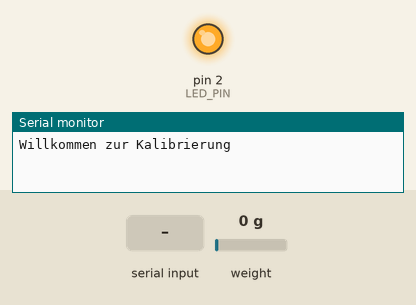
The sketch below on a simulated Arduino Uno, built with avr-gcc and run on an emulated ATmega328P. Parts: output pins drawn as LEDs (lit = HIGH), the last lines printed to the serial monitor. The test bench sets the inputs (shaded band); at power-on: weight on the scale 0 g.

Above: at 0.1 s.
At 2.2 s:
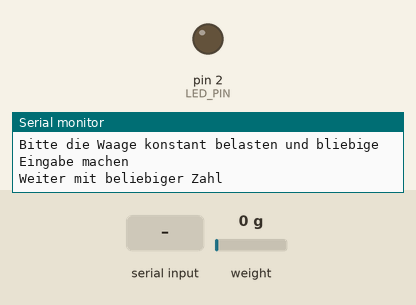
2.3 s: "90,45\n" received over Serial
3.8 s: byte 10 ('\n') received over Serial
Timing chart, 0 to 6.8 s (numbered marks = the images above; inputs shaded):
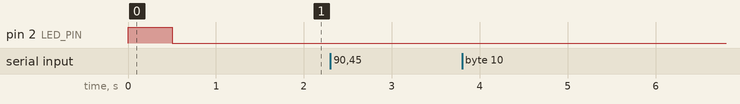

The sketch:

HX711_INIT.ino
```cpp
/*
 * CoffeeGuard Initialisierung by Ramon Hofer Kraner und OST Fachhochschule
 *
 * Dieser Sketch hilft beim Einrichten der CoffeeGuard Waage.
 * Es müssen die beiden Parameter
 *
 * Basisgewicht
 * Umrechungsfaktor
 *
 * bestimmt werden.
 *
 * Dieser Sketch basiert zu grossen Teilen auf Code von anderen.
 * Es wurden diverse Libraries und Funktionen von folgenden Ressourcen genutzt:
 *
 * 1) HX711 Library by Bogdan Necula:        https://github.com/bogde/HX711
 * 2) ESP Board installieren:
      Add the following 3rd party board manager under "File -> Preferences -> Additional Boards Manager URLs":
           http://arduino.esp8266.com/stable/package_esp8266com_index.json
      - Open the "Tools -> Board -> Board Manager" and click install for the ESP8266"
      - Select your ESP8266 in "Tools -> Board"


* Der Code wurde auf einem
* NodeMCU ESP8266 NoName Board (https://de.aliexpress.com/item/4000160133215.html) mit einer
* JOY-IT Wägezelle (https://www.conrad.ch/de/p/joy-it-sen-hx711-05-waegezelle-1-st-2475884.html)
* getestet.
*
**/


#include "HX711.h"

// HX711 circuit wiring
const int LOADCELL_DOUT_PIN = 4;
const int LOADCELL_SCK_PIN = 5;
const int LED_PIN = 2;


HX711 scale;

// *************************************************
// Diese beiden Paramter müssen bestimmt und hier angepasst werden:

long Basisgewicht = 109400; // 603938 109400; //1 x Karton = 9480
float Umrechnungsfaktor = 436.07f; //436.07f;

// *************************************************


long scalezero = 0;
int i=0;
float Input;
float Eichgewichtwert;
long Sensorwert = 0;


float WaitForInput(){

  while (!Serial.available()){
        while (Serial.available() > 0){

            Input = Serial.parseFloat();

            if (Serial.read() == '\n') {
                Serial.println(Input);
                Serial.println();
                return Input;
            }

            delay(10);  // damit der watchdog nicht aktiv wird

        }
  }

}


void setup() {
  Serial.begin(115200);
  Serial.println();
  Serial.println();
  Serial.println("Willkommen zur Kalibrierung");
  Serial.println();
  Serial.println();

  pinMode(LED_PIN, OUTPUT);
  digitalWrite(LED_PIN, HIGH);
  delay(500);
  digitalWrite(LED_PIN, LOW);
  delay(500);

  scale.begin(LOADCELL_DOUT_PIN, LOADCELL_SCK_PIN);
  scale.set_scale(346.16f);
}


void loop() {

    Serial.println();
    Serial.println();
    Serial.println("Folgende Schritte werden durchlaufen: ");
    Serial.println();
    Serial.println("Schritt 1: Richtung bestimmen");
    Serial.println("Schritt 2: Basisgewicht bestimmen");
    Serial.println("Schritt 3: Basisgewicht überprüfen");
    Serial.println("Schritt 4: Umrechungsfaktor bestimmen");
    Serial.println("Schritt 5: Umrechungsfaktor überprüfen");
    Serial.println("");


    Serial.println("Bitte die Waage konstant belasten und bliebige Eingabe machen");
    Serial.print("Weiter mit beliebiger Zahl");
    Serial.println("");

    Input = WaitForInput();

    Serial.println();
    Serial.println();
    Serial.println("Schritt 1: Richtung bestimmen");
    Serial.println("Die konstante Belastung sollte eine");
    Serial.println("POSITIVE Veränderung des Sensorwerts bewirken");
    Serial.println("Falls dies nicht der Fall ist, Wäägezelle umdrehen");
    Serial.print("Folgender Sensorwert sollte POSITIV sein: ");
    Serial.println();
    Sensorwert = scale.read_average(20);
    Serial.print(Sensorwert);
    Serial.println();
    Serial.print("Weiter mit beliebiger Zahl");

    Input = WaitForInput();

    Serial.println();
    Serial.println();
    Serial.println("Schritt 2: Basisgewicht bestimmen");
    Serial.println("Den Teller und alles was als Basis auf");
    Serial.println("die Waage kommt, montieren.");

    Serial.println();

    Serial.print("Weiter mit beliebiger Zahl: ");
    Input = WaitForInput();

    Serial.println();
    Serial.println("Der folgende Wert ist nun das Basisgewicht:");
    Serial.println();
    Serial.print("BASISGEWICHT (als Sensorwert) =  ");
    Basisgewicht = scale.read_average(20);
    Serial.println(Basisgewicht);
    Serial.println();
    Serial.println("Dies ist das BASISGEWICHT und kann im Code eingetragen werden");
    Serial.println();

    Serial.print("Weiter mit beliebiger Zahl: ");
    Input = WaitForInput();

    Serial.println();
    Serial.println();
    Serial.println("Schritt 3: Basisgewicht überprüfen");
    Serial.println("Der Sensorwert minus Basisgewicht sollte nun ungefähr um NULL schwanken");
    Serial.println();
    Serial.print("Sensorwert =  ");
    Sensorwert = scale.read_average(20);
    Serial.println(Sensorwert);
    Serial.print("BASISGEWICHT =  ");
    Serial.println(Basisgewicht);
    Serial.print("Sensorwert - BASISGEWICHT =  ");
    Serial.println(Sensorwert - Basisgewicht);
    Serial.println();
    Serial.println();

    Serial.print("Weiter mit beliebiger Zahl: ");
    Input = WaitForInput();


    Serial.println();
    Serial.println();
    Serial.println("Schritt 4: Umrechnungsfaktor bestimmen");
    Serial.println("Ein bekanntes Eichgewicht auf die Waage legen (z.B. Münzen).");
    Serial.println();

    Serial.print("Weiter mit beliebiger Zahl: ");
    Input = WaitForInput();

    Serial.println("Der Ausschlag des Sensorwerts minus BASISGEWICHT entspricht nun dem Eichgewicht");
    Serial.println();
    Serial.println("Eichgewichtwert = Sensorwert - BASISGEWICHT = ");
    Sensorwert = scale.read_average(20);
    Eichgewichtwert = Sensorwert - Basisgewicht ;
    Serial.print(Eichgewichtwert);
    Serial.print(" = ");
    Serial.print(Sensorwert);
    Serial.print(" - ");
    Serial.println(Basisgewicht);
    Serial.println();
    Serial.println("Wie schwer war dein Eichgewicht?");
    Serial.print("Bitte gib das Gewicht in Gramm (Komma erlaubt) ein: ");

    Input = WaitForInput();

    Serial.println("Nun kann der UMRECHUNGSFAKTOR berechnet werden:");
    Serial.println("UMRECHUNGSFAKTOR = Eichgewichtwert / Gewicht (in g)");

    Umrechnungsfaktor = Eichgewichtwert / Input;
    Serial.print(Umrechnungsfaktor, 3);
    Serial.print(" = ");
    Serial.print(Eichgewichtwert);
    Serial.print(" / ");
    Serial.println(Input);

    Serial.println("Nun sind beide Werte bekannt und können im Code eingetragen werden:");

    Serial.println();
    Serial.println("--------------");
    Serial.print("BASISGEWICHT =  ");
    Serial.println(Basisgewicht);
    Serial.print("UMRECHUNGSFAKTOR =  ");
    Serial.println(Umrechnungsfaktor, 3);
    Serial.println("--------------");

    Serial.println();
    Serial.println();

    Serial.print("Weiter mit beliebiger Zahl: ");
    Input = WaitForInput();

    Serial.println();
    Serial.println();

    Serial.println("Schritt 5: Umrechungsfaktor überprüfen");
    Serial.println("Einen Gegenstand mit bekanntem Gewicht auf die Waage legen.");

    Serial.print("Weiter mit beliebiger Zahl: ");
    Input = WaitForInput();

    Serial.print("Gemessenes Gewicht: ");
    Serial.println((scale.read_average(20) - Basisgewicht)/Umrechnungsfaktor);
    Serial.println();
    Serial.println("Falls dies stimmt ist alles super!");

    Serial.print("Weiter mit beliebiger Zahl: ");
    Input = WaitForInput();

    Serial.println("Schritt 6: LED testen");

    Serial.println("Die LED sollte nach der Eingabe blinken");

    Serial.println("Gib die Anzahl Blinks ein: ");
    Input = WaitForInput();

    for (int i=0; i<Input; i++){
      Serial.print("b.");
      digitalWrite(LED_PIN, HIGH);
      delay(500);
      digitalWrite(LED_PIN, LOW);
      delay(500);
    }

    Serial.println();
    Serial.println();
    Serial.println("Einrichtung fertig!");
    Serial.println();
    Serial.println();
    Serial.println();
    Serial.println();
    Serial.println();
    Serial.println();


}
```
